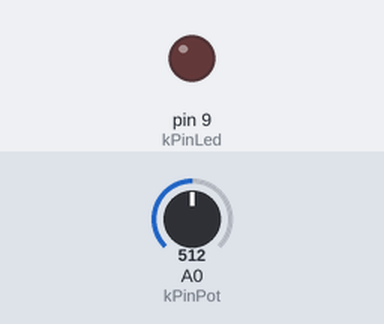
This sketch was run on a simulated Arduino Uno, built with avr-gcc and run on an emulated ATmega328P. Shown: output pins drawn as LEDs (lit = HIGH). Inputs (shaded band) come from the test bench; at power-on: A0 (kPinPot) = 512.

Above: at 1.2 s.
1.3 s: A0 (kPinPot) set to 0
At 4.0 s:
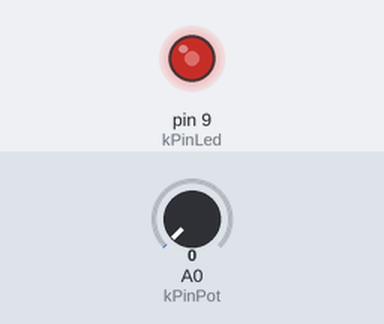
4.3 s: A0 (kPinPot) set to 10
7.3 s: A0 (kPinPot) set to 15
At 8.44 s:
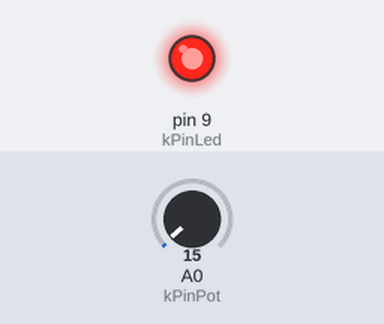
Timing chart, 0 to 16.3 s (numbered marks = the images above; inputs shaded):
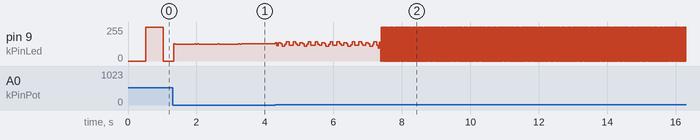

The sketch:

sketch.ino
```cpp
const int kPinPot =A0;
const int kPinLed =9;

void setup() {
  // put your setup code here, to run once:
//pinMode(kPinPot, INPUT );
pinMode(kPinLed, OUTPUT);

}
long lastTime =0;
int ledValue = LOW;

void loop() {
  // put your main code here, to run repeatedly:
//int ledBrightness;
//int sensorValue=0;
//sensorValue = analogRead(kPinPot);
//ledBrightness = map(sensorValue, 0,1023,0,255);
//analogWrite(kPinLed, ledBrightness);

int sensorValue = analogRead(kPinPot);
if(millis()>lastTime + sensorValue){
  if (ledValue==LOW){
    ledValue = HIGH;
  }
    else{
      ledValue =LOW;
    }
    lastTime = millis();
    digitalWrite(kPinLed, ledValue);
  }

}
```

Measured:
- the behaviour switches between 12 and 13 on A0 (kPinPot) (found by bisection; images 1 and 2)
